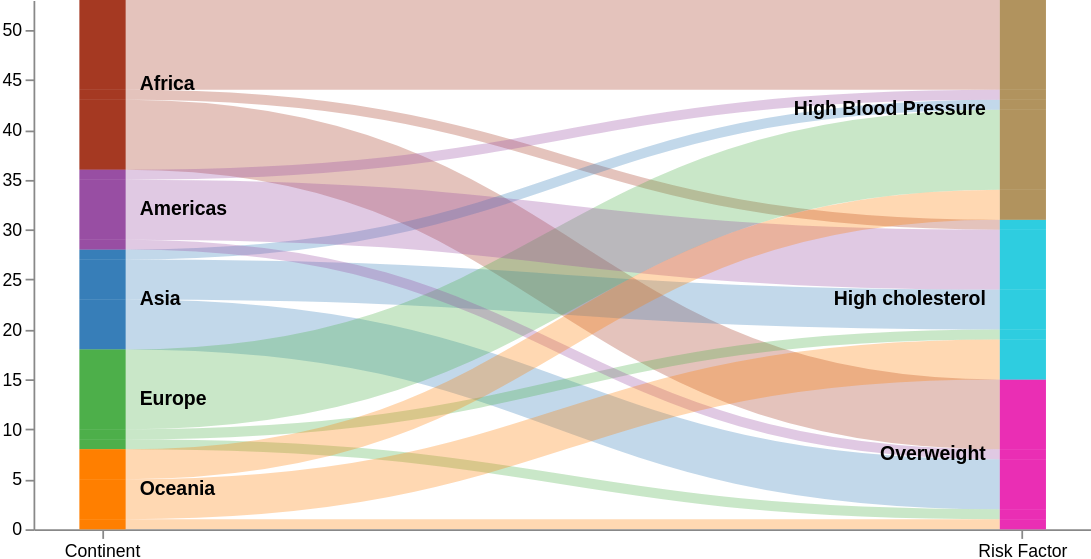

Write a Vega-Lite specification for this figure.
### Vega specification from a JSON file in a GitHub repository (floating-point values rounded to 4 significant figures)
{"$schema": "https://vega.github.io/schema/vega/v5.2.json", "height": 300, "width": 600, "data": [{"name": "rawData", "values": [{"key": {"stk1": "Africa", "stk2": "Overweight"}, "doc_count": 7}, {"key": {"stk1": "Africa", "stk2": "High cholesterol"}, "doc_count": 1}, {"key": {"stk1": "Africa", "stk2": "High Blood Pressure"}, "doc_count": 9}, {"key": {"stk1": "Asia", "stk2": "Overweight"}, "doc_count": 5}, {"key": {"stk1": "Asia", "stk2": "High cholesterol"}, "doc_count": 4}, {"key": {"stk1": "Asia", "stk2": "High Blood Pressure"}, "doc_count": 1}, {"key": {"stk1": "Europe", "stk2": "Overweight"}, "doc_count": 1}, {"key": {"stk1": "Europe", "stk2": "High cholesterol"}, "doc_count": 1}, {"key": {"stk1": "Europe", "stk2": "High Blood Pressure"}, "doc_count": 8}, {"key": {"stk1": "Americas", "stk2": "Overweight"}, "doc_count": 1}, {"key": {"stk1": "Americas", "stk2": "High cholesterol"}, "doc_count": 6}, {"key": {"stk1": "Americas", "stk2": "High Blood Pressure"}, "doc_count": 1}, {"key": {"stk1": "Oceania", "stk2": "Overweight"}, "doc_count": 1}, {"key": {"stk1": "Oceania", "stk2": "High cholesterol"}, "doc_count": 4}, {"key": {"stk1": "Oceania", "stk2": "High Blood Pressure"}, "doc_count": 3}], "transform": [{"type": "formula", "expr": "datum.key.stk1", "as": "stk1"}, {"type": "formula", "expr": "datum.key.stk2", "as": "stk2"}, {"type": "formula", "expr": "datum.doc_count", "as": "size"}]}, {"name": "nodes", "source": "rawData", "transform": [{"type": "filter", "expr": "!groupSelector || groupSelector.stk1 == datum.stk1 || groupSelector.stk2 == datum.stk2"}, {"type": "formula", "expr": "datum.stk1+datum.stk2", "as": "key"}, {"type": "fold", "fields": ["stk1", "stk2"], "as": ["stack", "grpId"]}, {"type": "formula", "expr": "datum.stack == 'stk1' ? datum.stk1+' '+datum.stk2 : datum.stk2+' '+datum.stk1", "as": "sortField"}, {"type": "stack", "groupby": ["stack"], "sort": {"field": "sortField", "order": "descending"}, "field": "size"}, {"type": "formula", "expr": "(datum.y0+datum.y1)/2", "as": "yc"}]}, {"name": "groups", "source": "nodes", "transform": [{"type": "aggregate", "groupby": ["stack", "grpId"], "fields": ["size"], "ops": ["sum"], "as": ["total"]}, {"type": "stack", "groupby": ["stack"], "sort": {"field": "grpId", "order": "descending"}, "field": "total"}, {"type": "formula", "expr": "scale('y', datum.y0)", "as": "scaledY0"}, {"type": "formula", "expr": "scale('y', datum.y1)", "as": "scaledY1"}, {"type": "formula", "expr": "datum.stack == 'stk1'", "as": "rightLabel"}, {"type": "formula", "expr": "datum.total/domain('y')[1]", "as": "percentage"}]}, {"name": "destinationNodes", "source": "nodes", "transform": [{"type": "filter", "expr": "datum.stack == 'stk2'"}]}, {"name": "edges", "source": "nodes", "transform": [{"type": "filter", "expr": "datum.stack == 'stk1'"}, {"type": "lookup", "from": "destinationNodes", "key": "key", "fields": ["key"], "as": ["target"]}, {"type": "linkpath", "orient": "horizontal", "shape": "diagonal", "sourceY": {"expr": "scale('y', datum.yc)"}, "sourceX": {"expr": "scale('x', 'stk1') + bandwidth('x')"}, "targetY": {"expr": "scale('y', datum.target.yc)"}, "targetX": {"expr": "scale('x', 'stk2')"}}, {"type": "formula", "expr": "range('y')[0]-scale('y', datum.size)", "as": "strokeWidth"}, {"type": "formula", "expr": "datum.size/domain('y')[1]", "as": "percentage"}]}], "scales": [{"name": "x", "type": "band", "range": "width", "domain": ["stk1", "stk2"], "paddingOuter": 0.05, "paddingInner": 0.95}, {"name": "y", "type": "linear", "range": "height", "domain": {"data": "nodes", "field": "y1"}}, {"name": "color", "type": "ordinal", "range": ["#a53922", "#377eb8", "#4daf4a", "#984ea3", "#ff7f00"], "domain": {"data": "rawData", "field": "stk1"}}, {"name": "color2", "type": "ordinal", "range": ["#ea2eb4", "#2ecde0", "#b1935e"], "domain": {"data": "rawData", "field": "stk2"}}, {"name": "stackNames", "type": "ordinal", "range": ["Continent", "Risk Factor"], "domain": ["stk1", "stk2"]}], "axes": [{"orient": "bottom", "scale": "x", "encode": {"labels": {"update": {"text": {"scale": "stackNames", "field": "value"}}}}}, {"orient": "left", "scale": "y"}], "marks": [{"type": "path", "name": "edgeMark", "from": {"data": "edges"}, "clip": true, "encode": {"update": {"stroke": [{"test": "groupSelector && groupSelector.stack=='stk1'", "scale": "color", "field": "stk2"}, {"scale": "color", "field": "stk1"}], "strokeWidth": {"field": "strokeWidth"}, "path": {"field": "path"}, "strokeOpacity": {"signal": "!groupSelector && (groupHover.stk1 == datum.stk1 || groupHover.stk2 == datum.stk2) ? 0.9 : 0.3"}, "zindex": {"signal": "!groupSelector && (groupHover.stk1 == datum.stk1 || groupHover.stk2 == datum.stk2) ? 1 : 0"}, "tooltip": {"signal": "{'Continent: ': datum.stk1, 'Risk Factor: ': datum.stk2, 'Death Rate (per 100,000 Population): ': format(datum.size, ',.2f')}"}}, "hover": {"strokeOpacity": {"value": 1}}}}, {"type": "rect", "name": "groupMark", "from": {"data": "groups"}, "encode": {"enter": {"fill": [{"test": "datum.stack == 'stk1'", "scale": "color", "field": "grpId"}, {"test": "datum.stack == 'stk2'", "scale": "color2", "field": "grpId"}], "width": {"scale": "x", "band": 1}}, "update": {"x": {"scale": "x", "field": "stack"}, "y": {"field": "scaledY0"}, "y2": {"field": "scaledY1"}, "fillOpacity": {"value": 0.6}, "tooltip": {"signal": "datum.grpId + '   ' + format(datum.total, ',.0f') + '   (' + format(datum.percentage, '.1%') + ')'"}}, "hover": {"fillOpacity": {"value": 1}}}}, {"type": "text", "from": {"data": "groups"}, "interactive": false, "encode": {"update": {"x": {"signal": "scale('x', datum.stack) + (datum.rightLabel ? bandwidth('x') + 8 : -8)"}, "yc": {"signal": "(datum.scaledY0 + datum.scaledY1)/2"}, "align": {"signal": "datum.rightLabel ? 'left' : 'right'"}, "baseline": {"value": "middle"}, "fontWeight": {"value": "bold"}, "text": {"signal": "abs(datum.scaledY0-datum.scaledY1) > 13 ? datum.grpId : ''"}}}}, {"type": "group", "data": [{"name": "dataForShowAll", "values": [{}], "transform": [{"type": "filter", "expr": "groupSelector"}]}], "encode": {"enter": {"xc": {"signal": "width/2"}, "y": {"value": 30}, "width": {"value": 80}, "height": {"value": 30}}}, "marks": [{"type": "group", "name": "groupReset", "from": {"data": "dataForShowAll"}, "encode": {"enter": {"cornerRadius": {"value": 6}, "fill": {"value": "#f5f5f5"}, "stroke": {"value": "#c1c1c1"}, "strokeWidth": {"value": 2}, "height": {"field": {"group": "height"}}, "width": {"field": {"group": "width"}}}, "update": {"opacity": {"value": 1}}, "hover": {"opacity": {"value": 0.7}}}, "marks": [{"type": "text", "interactive": false, "encode": {"enter": {"xc": {"field": {"group": "width"}, "mult": 0.5}, "yc": {"field": {"group": "height"}, "mult": 0.5, "offset": 2}, "align": {"value": "center"}, "baseline": {"value": "middle"}, "fontWeight": {"value": "bold"}, "text": {"value": "Show All"}}}}]}]}, {"type": "rect", "from": {"data": "nodes"}, "encode": {"enter": {"width": {"scale": "x", "band": 1}, "x": {"scale": "x", "field": "stack"}, "y": {"field": "y0", "scale": "y"}, "y2": {"field": "y1", "scale": "y"}, "fill": [{"test": "datum.stack == 'stk1'", "scale": "color", "field": "stk1"}, {"test": "datum.stack == 'stk2'", "scale": "color2", "field": "stk2"}]}}}], "signals": [{"name": "groupHover", "value": {}, "on": [{"events": "@groupMark:mouseover", "update": "{stk1:datum.stack=='stk1' && datum.grpId, stk2:datum.stack=='stk2' && datum.grpId}"}, {"events": "mouseout", "update": "{}"}]}, {"name": "groupSelector", "value": false, "on": [{"events": "@groupMark:click!", "update": "{stack:datum.stack, stk1:datum.stack=='stk1' && datum.grpId, stk2:datum.stack=='stk2' && datum.grpId}"}, {"events": [{"type": "click", "markname": "groupReset"}, {"type": "dblclick"}], "update": "false"}]}]}
